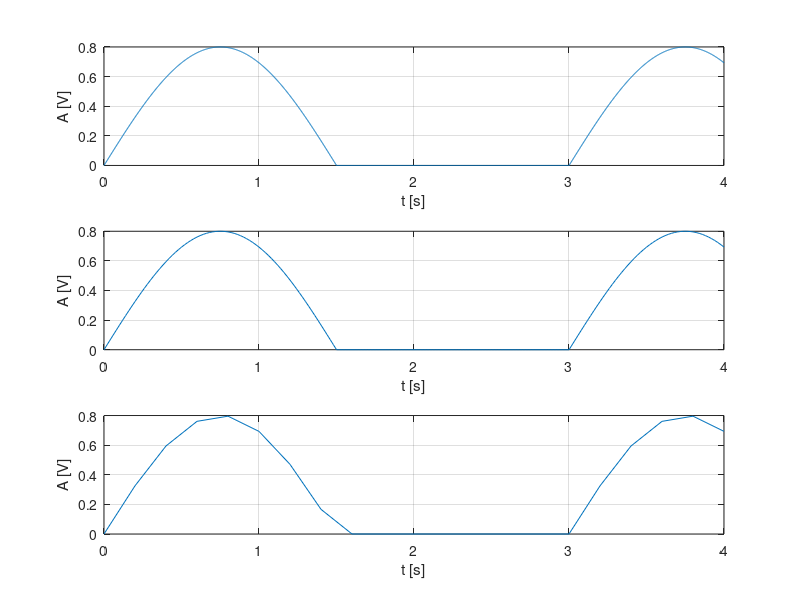

Recreate this plot in MATLAB.
%Se va genera un semnal cu rezolutie temporara de 2ms, 20ms
%200ms pentru un semnal continuu de tipul:

%4. Semnal sinusoidal redresat mono alternanta
%? Perioada semnalului sinusoidal initial (neredresat) 3 s.
%? Amplitudine: 0.8.

%rezolutie temporara de 2 ms
t=0:0.2:4;
f=0.3333;
w=2*pi*f;
s=0.4*(sin(w*t)+abs(sin(w*t)));
subplot(3,1,3)
plot(t,s),grid,xlabel('t [s]'),ylabel('A [V]');

%rezolutie temporara de 20 ms
t=0:0.02:4;
f=0.3333;
w=2*pi*f;
s=0.4*(sin(w*t)+abs(sin(w*t)));
subplot(3,1,2)
plot(t,s),grid,xlabel('t [s]'),ylabel('A [V]');

%rezolutie temporara de 200 ms
t=0:0.002:4;
f=0.3333;
w=2*pi*f;
s=0.4*(sin(w*t)+abs(sin(w*t)));
subplot(3,1,1)
plot(t,s),grid,xlabel('t [s]'),ylabel('A [V]');